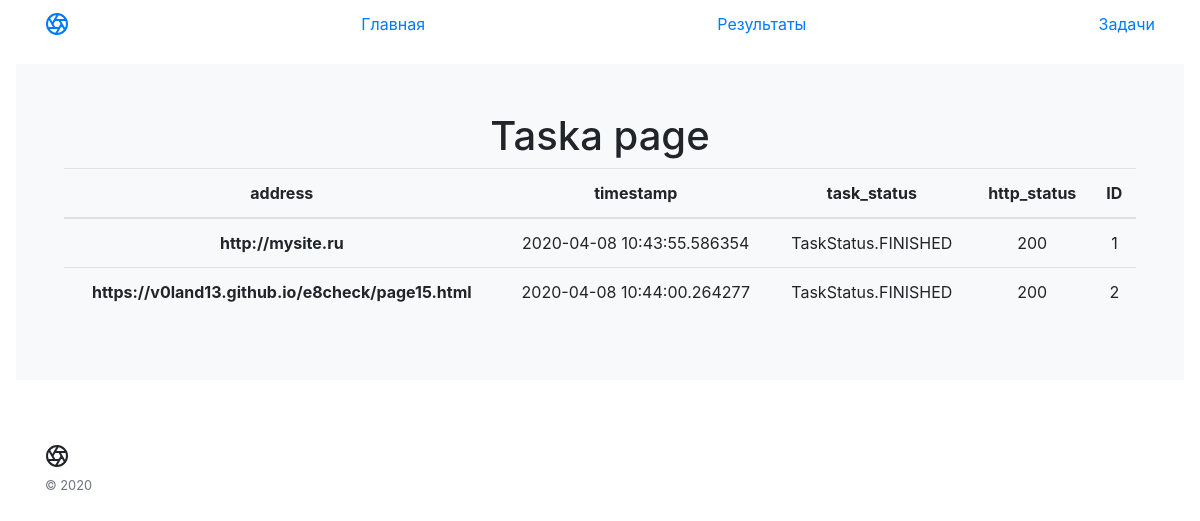
The page /tasks on the database its author committed.
### app/models.py (models this page shows, shortened)
class Tasks(db.Model):
    id = db.Column(db.Integer, primary_key=True)
    address = db.Column(db.String(300), unique=False, nullable=True)
    timestamp = db.Column(db.DateTime())
    task_status = db.Column(db.Enum(TaskStatus))
    http_status = db.Column(db.Integer)

### app/routes.py (the view)
@app.route('/tasks')
def tasks_page():
    tasks = Tasks.query.all()
    return render_template('tasks.html', title='Tasks', tasks = tasks)

### app/templates/tasks.html
{% extends "base-tpl.html" %}
{% block content %}
    <h1> Taska page</h1>
    {% if tasks %}
    <table class="table">
        <thead>
            <tr>
                <th scope="col">address</th>
                <th scope="col">timestamp</th>
                <th scope="col">task_status</th>
                <th scope="col">http_status</th>
                <th scope="col">ID</th>
            </tr>
        </thead>
        <tbody>
        {% for task in tasks %}
            <tr>
                <th scope="row">{{ task.address }}</th>
                <td>{{ task.timestamp }}</td>
                <td>{{ task.task_status }}</td>
                <td>{{ task.http_status }}</td>
                <td>{{ task.id }}</td>
            </tr>
        {% endfor %}
        </tbody>
    </table>
    {% else %}
    <p>Задачи не найдены</p>
    {% endif %}
{% endblock %}

### app/templates/base-tpl.html (shortened to what this page needs)
<!DOCTYPE html>
<html lang="en">
<head>
    <link rel="stylesheet" href="https://maxcdn.bootstrapcdn.com/bootstrap/4.0.0/css/bootstrap.min.css">
</head>
<body>
    <nav class="site-header sticky-top py-1">
        <div class="container d-flex flex-column flex-md-row justify-content-between">
            <a class="py-2" href="#" aria-label="Count SVC">
            </a>
            <a class="py-2 d-none d-md-inline-block" href="/">Главная</a>
            <a class="py-2 d-none d-md-inline-block" href="/results">Результаты</a>
            <a class="py-2 d-none d-md-inline-block" href="/tasks">Задачи</a>
        </div>
    </nav>
    <div class="position-relative overflow-hidden p-3 p-md-5 m-md-3 text-center bg-light">
    {% block content %}{% endblock %}
    </div>
    <footer class="container py-5">
        <div class="row">
          <div class="col-12 col-md">
            <small class="d-block mb-3 text-muted">&copy; 2020</small>
          </div>
          <div class="col-6 col-md">
          </div>
          <div class="col-6 col-md">
          </div>
          <div class="col-6 col-md">
          </div>
          <div class="col-6 col-md">
          </div>
        </div>
      </footer>
</body>
</html>

### rows shown on the page
Tasks: address "http://mysite.ru", timestamp "2020-04-08 10:43:55.586354", task_status "TaskStatus.FINISHED", http_status "200", id "1"
Tasks: address "https://v0land13.github.io/e8check/page15.html", timestamp "2020-04-08 10:44:00.264277", task_status "TaskStatus.FINISHED", http_status "200", id "2"
